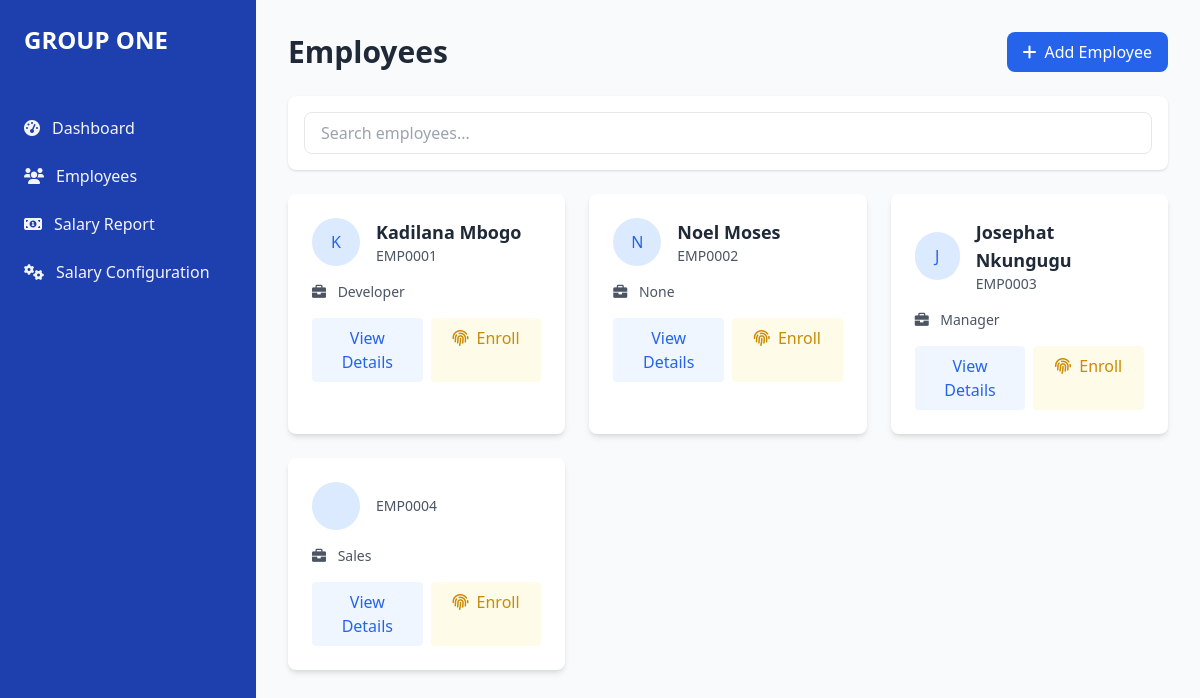
/employees/, run on an earlier commit of the app's database.
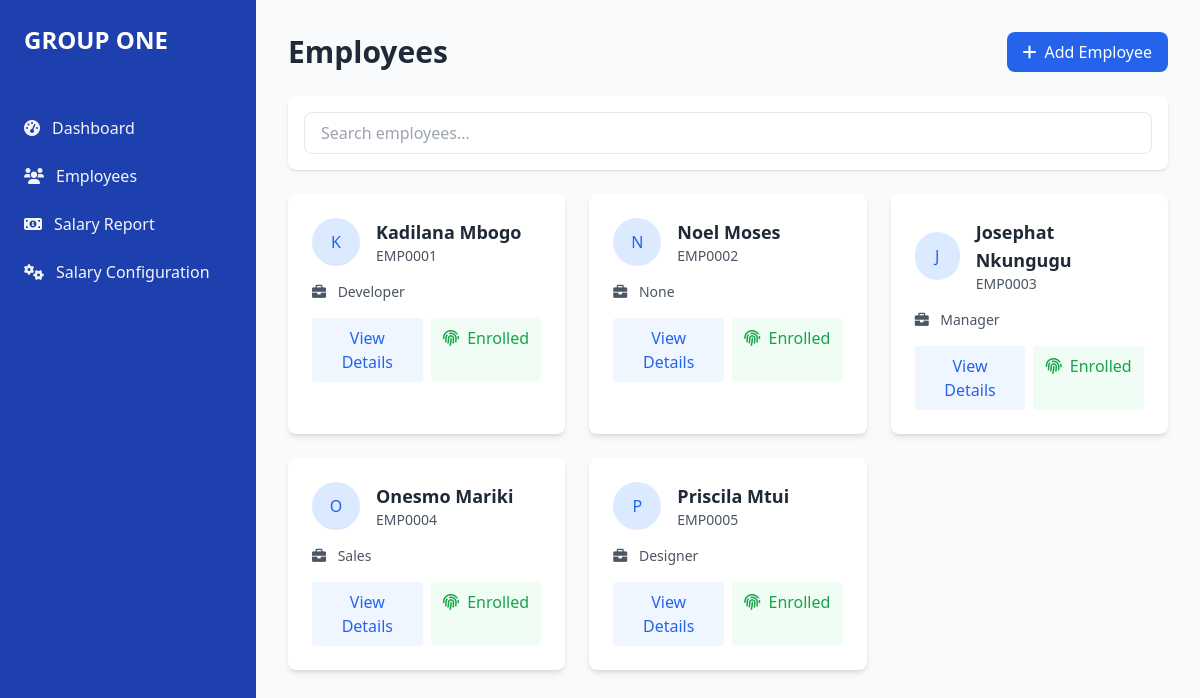
And on a later commit of the database.
### core/models.py (models this page shows, shortened)
class Employee(models.Model):
    user = models.OneToOneField(User, on_delete=models.CASCADE)
    employee_id = models.CharField(
        max_length=20,
        unique=True,
        validators=[
            RegexValidator(
                regex='^EMP\d{4}$',
                message='Employee ID must be in format EMP1234'
            )
        ]
    )
    designation = models.CharField(max_length=100)
    date_joined = models.DateField()
    base_salary = models.DecimalField(
        max_digits=10,
        decimal_places=2,
        default=0.00,
        help_text="Monthly base salary amount"
    )
    phone_number = models.CharField(max_length=15)
    emergency_contact = models.CharField(max_length=15)
    address = models.TextField()
    fingerprint_data = models.BinaryField(null=True, blank=True)
    fingerprint_template_id = models.IntegerField(null=True, blank=True)
    is_active = models.BooleanField(default=True)
    class Meta:
        ordering = ['employee_id']
    def get_full_name(self):
        return self.user.get_full_name()

### core/views.py (the view)
# urls.py: path('employees/', views.employee_list, name='employee_list'),
def employee_list(request):
    employees = Employee.objects.select_related('user').all()
    context = {
        'employees': employees,
    }
    return render(request, 'core/employee_list.html', context)

### core/templates/core/employee_list.html
{% extends 'core/base.html' %}
{% block content %}
<div class="container mx-auto">
    <div class="flex justify-between items-center mb-6">
        <h1 class="text-3xl font-bold text-gray-800">Employees</h1>
        <a href="{% url 'create_employee' %}"
           class="bg-blue-600 text-white px-4 py-2 rounded-lg hover:bg-blue-700 transition-colors">
            <i class="fas fa-plus mr-2"></i>Add Employee
        </a>
    </div>
    <div class="bg-white p-4 rounded-lg shadow mb-6">
        <div class="flex gap-4">
            <div class="flex-1">
                <input type="text"
                       placeholder="Search employees..."
                       class="w-full px-4 py-2 border rounded-lg focus:outline-none focus:ring-2 focus:ring-blue-500">
            </div>
        </div>
    </div>
    <div class="grid grid-cols-1 md:grid-cols-2 lg:grid-cols-3 gap-6">
        {% for employee in employees %}
        <div class="bg-white rounded-lg shadow-md overflow-hidden hover:shadow-lg transition-shadow">
            <div class="p-6">
                <div class="flex items-center mb-4">
                    <div class="w-12 h-12 bg-blue-100 rounded-full flex items-center justify-center text-blue-600">
                        {{ employee.get_full_name|make_list|first }}
                    </div>
                    <div class="ml-4">
                        <h3 class="text-lg font-semibold text-gray-800">{{ employee.get_full_name }}</h3>
                        <p class="text-sm text-gray-600">{{ employee.employee_id }}</p>
                    </div>
                </div>
                <div class="space-y-2">
                    <p class="text-sm text-gray-600">
                        <i class="fas fa-briefcase mr-2"></i>
                        {{ employee.designation }}
                    </p>
                </div>
                <div class="mt-4 flex gap-2">
                    <a href="{% url 'employee_detail' employee.pk %}"
                       class="flex-1 bg-blue-50 text-blue-600 px-3 py-2 rounded text-center hover:bg-blue-100 transition-colors">
                        View Details
                    </a>
                    <a href="{% url 'enroll_fingerprint' employee.pk %}"
                       class="flex-1 {% if employee.fingerprint_template_id %}bg-green-50 text-green-600{% else %}bg-yellow-50 text-yellow-600{% endif %} px-3 py-2 rounded text-center hover:bg-opacity-75 transition-colors">
                        {% if employee.fingerprint_template_id %}
                            <i class="fas fa-fingerprint mr-1"></i> Enrolled
                        {% else %}
                            <i class="fas fa-fingerprint mr-1"></i> Enroll
                        {% endif %}
                    </a>
                </div>
            </div>
        </div>
        {% endfor %}
    </div>
</div>
{% endblock %}

### core/templates/core/base.html (shortened to what this page needs)
<!DOCTYPE html>
<html lang="en">
<head>
    <script src="https://cdn.tailwindcss.com"></script>
    <link rel="stylesheet" href="https://cdnjs.cloudflare.com/ajax/libs/font-awesome/6.0.0/css/all.min.css">
</head>
<body class="bg-gray-50">
    <div class="fixed inset-y-0 left-0 w-64 bg-blue-800 text-white transition-transform duration-300 transform">
        <div class="p-6">
            <h1 class="text-2xl font-bold">GROUP ONE</h1>
        </div>
        <nav class="mt-6">
            <a href="{% url 'dashboard' %}" class="flex items-center px-6 py-3 text-gray-100 hover:bg-blue-700">
                <i class="fas fa-tachometer-alt mr-3"></i>
                Dashboard
            </a>
            <a href="{% url 'employee_list' %}" class="flex items-center px-6 py-3 text-gray-100 hover:bg-blue-700">
                <i class="fas fa-users mr-3"></i>
                Employees
            </a>
            <a href="{% url 'salary_report' %}" class="flex items-center px-6 py-3 text-gray-100 hover:bg-blue-700">
                <i class="fas fa-money-bill-alt mr-3"></i>
                Salary Report
            </a>
            <a href="{% url 'salary_configuration' %}" class="flex items-center px-6 py-3 text-gray-100 hover:bg-blue-700">
                <i class="fas fa-cogs mr-3"></i>
                Salary Configuration
            </a>
        </nav>
    </div>
    <div class="ml-64 p-8">
        {% block content %}{% endblock %}
    </div>
</body>
</html>

What changed in the data, as far as the page shows it:
changed Employee "EMP0001": fingerprint_template_id "Enroll" → "Enrolled"
changed Employee "EMP0002": fingerprint_template_id "Enroll" → "Enrolled"
changed Employee "EMP0003": fingerprint_template_id "Enroll" → "Enrolled"
changed Employee "EMP0004": get_full_name|make_list (not shown) → "O"; get_full_name (not shown) → "Onesmo Mariki"; fingerprint_template_id "Enroll" → "Enrolled"
added Employee: get_full_name|make_list "P", get_full_name "Priscila Mtui", employee_id "EMP0005", designation "Designer", fingerprint_template_id 5 (drawn)
